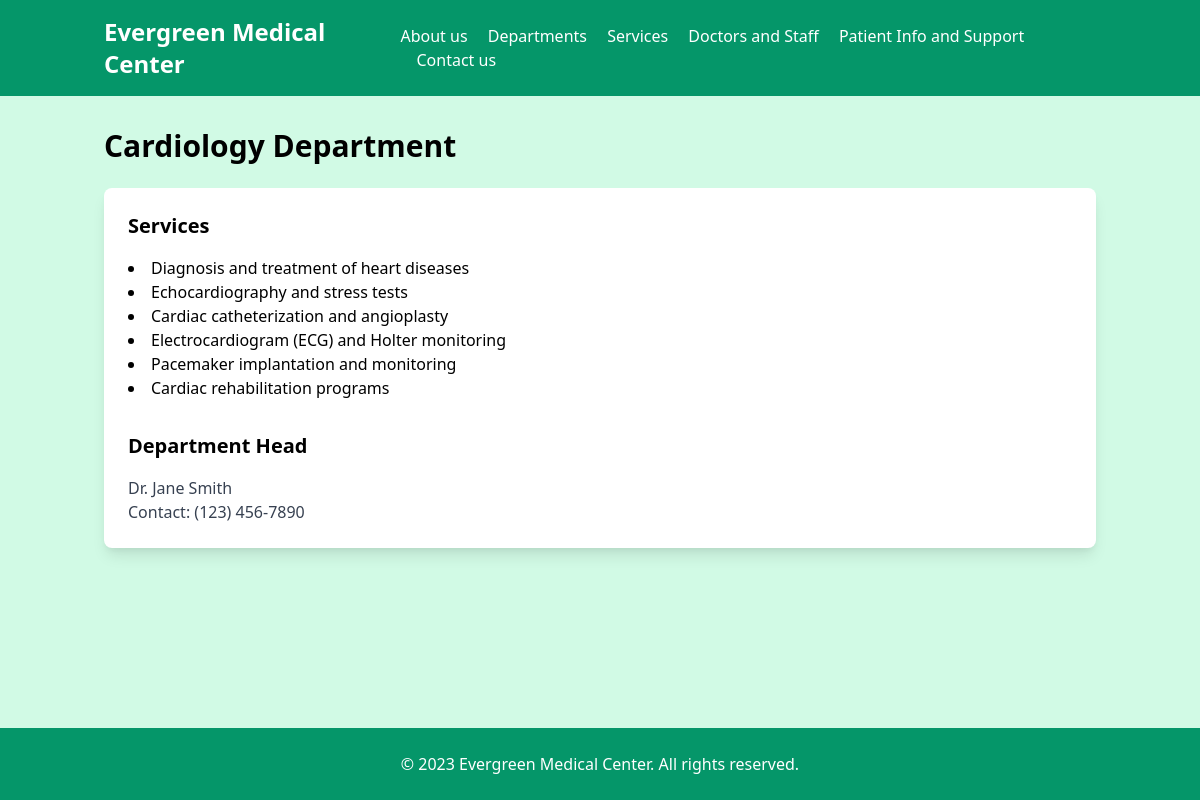
Page /data/departments/2/ on the committed database.
### hospitaldata/models.py (models this page shows, shortened)
class Department(models.Model):
    dept_name = models.CharField(max_length=100)
    dept_description = models.TextField()
    dept_contact = models.CharField(max_length=100)
    dept_head_name = models.CharField(max_length=100)

class Service(models.Model):
    dept = models.ForeignKey(Department, on_delete=models.CASCADE)
    service_name = models.CharField(max_length=100)

### hospitaldata/views.py (the view)
# urls.py: path('departments/<int:id>/',views.dept_detailpageload)
def dept_detailpageload(request,id):
    services = Service.objects.filter(dept=id)
    dept_name = Department.objects.get(id=id).dept_name
    dept_head = Department.objects.get(id=id).dept_head_name
    dept_contact = Department.objects.get(id=id).dept_contact
    context = {'services': services,'name':dept_name,'head':dept_head,'contact':dept_contact}
    return render (request,"dept_detail.html",context)

### templates/dept_detail.html (shortened to what this page needs)
{% extends 'base.html' %}
{% load static %}
{% block content %}
<div class="container mx-auto px-4 py-8">
    <h2 class="text-3xl font-bold mb-6">{{name}} Department</h2>
    <div class="bg-white shadow-lg rounded-lg p-6">
      <h3 class="text-xl font-bold mb-4">Services</h3>
      <ul class="list-disc list-inside">
        {% for service in services %}
        <li>{{service.service_name}}</li>
        {% endfor %}
      </ul>
      <h3 class="text-xl font-bold mt-8 mb-4">Department Head</h3>
      <p class="text-gray-700">{{head}}</p>
      <p class="text-gray-700">Contact: {{contact}}</p>
    </div>
  </div>
  {% endblock %}

### rows in the picture
Department: dept_name "Cardiology", dept_head_name "Dr. Jane Smith", dept_contact "(123) 456-7890"
Service: service_name "Diagnosis and treatment of heart diseases"
Service: service_name "Echocardiography and stress tests"
Service: service_name "Cardiac catheterization and angioplasty"
Service: service_name "Electrocardiogram (ECG) and Holter monitoring"
Service: service_name "Pacemaker implantation and monitoring"
Service: service_name "Cardiac rehabilitation programs"
